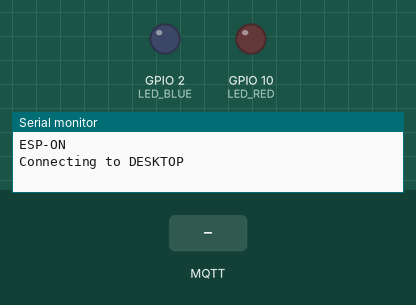
Bench run of a sketch on a simulated ESP8266 (NodeMCU). Shown: output pins drawn as LEDs (lit = HIGH), the last lines printed to the serial monitor. Dashed ring = blinking. Inputs (shaded band) come from the test bench. WiFi joins after 1.5 s; servers stay silent unless stated; no MQTT or app messages arrive unless stated.

Above: at 0.1 s.
At 5.8 s:
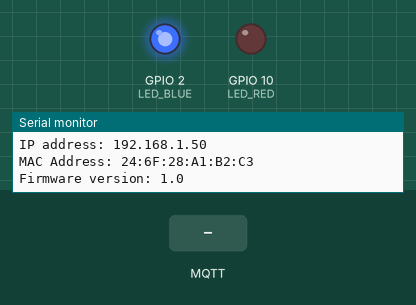
5.9 s: MQTT message "Success" arrives on the first subscribed topic
At 6.05 s:
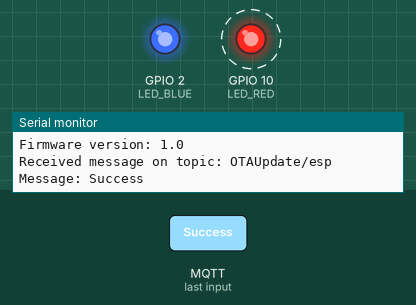
8.9 s: MQTT message "check" arrives on the first subscribed topic
11.9 s: MQTT message "start" arrives on the first subscribed topic
Timing chart, 0 to 20.3 s (numbered marks = the images above; inputs shaded):
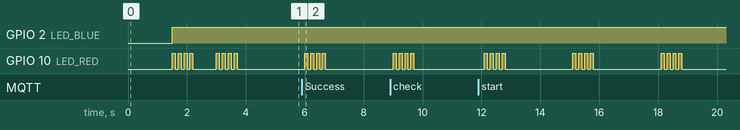

The sketch:

OTAUpdateESP8266.ino
```cpp
#include <ESP8266WiFi.h>
#include <PubSubClient.h>
#include <ESP8266HTTPClient.h>
#include <ESP8266httpUpdate.h>
#include <ArduinoJson.h>

#define FIRMWARE_VERSION "1.0"
#define ssid "DESKTOP"
#define password "TmzXgd4Z"
#define mqtt_server "4.145.89.184"
#define mqtt_port 1883
#define mqtt_topic_sub "OTAUpdate/esp"
#define mqtt_topic_pub "OTAUpdate/klien"
#define espId "ESP-Blip_LED"
#define LED_BLUE 2
#define LED_RED 10
char macAddress[18];
char mqtt_self_topic_sub[35];

unsigned long reconnectMillis = 0;

unsigned long intervalMillis = 0;
unsigned long blinkMillis = 0;
unsigned long calibrate = 0;
bool ledState = HIGH;
int interval = 3000;
int blink = 4;
int blinkInterval = 100;
int blinkCount = 0;

DynamicJsonDocument doc(1024);
String JSONPayload;

WiFiClient espClient;
PubSubClient client(espClient);

void setup_wifi() {
  WiFi.mode(WIFI_STA);
  digitalWrite(LED_BLUE, LOW);
  Serial.print("Connecting to ");
  Serial.println(ssid);
  WiFi.begin(ssid, password);
  while (WiFi.status() != WL_CONNECTED) {
    delay(500);
    Serial.print(".");
  }
  Serial.println("\nWiFi connected");
  digitalWrite(LED_BLUE, HIGH);
  uint8_t mac[6];
  WiFi.macAddress(mac);
  sprintf(macAddress, "%02X:%02X:%02X:%02X:%02X:%02X", mac[0], mac[1], mac[2], mac[3], mac[4], mac[5]);
  sprintf(mqtt_self_topic_sub, "%s/%s", mqtt_topic_sub, macAddress);

  doc["mac"] = macAddress;
}

void publish() {
  JSONPayload = "";
  serializeJson(doc, JSONPayload);
  client.publish(mqtt_topic_pub, JSONPayload.c_str());
}

void update_firmware() {
  Serial.println(F("Update start now!"));
  doc["command"] = "update";
  doc["progress"] = "updating";
  doc["update_time_start"] = nullptr;
  doc["update_time_end"] = nullptr;
  publish();

  t_httpUpdate_return ret = ESPhttpUpdate.update(espClient, "4.145.89.184", 3000, "/firmware/firmware_update.bin");

  switch (ret) {
    case HTTP_UPDATE_FAILED:
      Serial.printf("HTTP_UPDATE_FAILD Error (%d): %s\n", ESPhttpUpdate.getLastError(), ESPhttpUpdate.getLastErrorString().c_str());
      doc["progress"] = "Failed";
      break;

    case HTTP_UPDATE_NO_UPDATES:
      Serial.println("HTTP_UPDATE_NO_UPDATES");
      doc["progress"] = "No update";
      break;

    case HTTP_UPDATE_OK:
      Serial.println("HTTP_UPDATE_OK");
      doc["progress"] = "Success";
      break;
  }
}

void update_started() {
  Serial.println("CALLBACK:  HTTP update process started");
}

void update_finished() {
  Serial.println("CALLBACK:  HTTP update process finished");
}

void update_progress(int cur, int total) {
  Serial.printf("CALLBACK:  HTTP update process at %d of %d bytes...\n", cur, total);
}

void update_error(int err) {
  Serial.printf("CALLBACK:  HTTP update fatal error code %d\n", err);
}

void status() {
  if (doc["progress"] != nullptr) {
    doc["command"] = "update";
    publish();
    Serial.println("updated");

    delay(1000);
    if (doc["progress"] == "Success") {
      ESP.restart();
    }
  }

  Serial.print("IP address: ");
  Serial.println(WiFi.localIP());
  Serial.print("MAC Address: ");
  Serial.println(macAddress);
  Serial.print("Firmware version: ");
  Serial.println(FIRMWARE_VERSION);
}

void handling(char* topic, byte* payload, unsigned int length) {
  Serial.print("Received message on topic: ");
  Serial.println(topic);
  Serial.print("Message: ");
  String message = "";
  for (int i = 0; i < length; i++) {
    message += (char)payload[i];
  }
  Serial.println(message);

  if (String(topic) == mqtt_topic_sub) {
    if (message == "check") {
      doc["command"] = "checked";
      publish();
    }
    else if (message == "start") {
      update_firmware();
    }
    else if (message == "calibrate") {
      intervalMillis = 0;
      blinkMillis = 0;
      blinkCount = 0;
      ledState = HIGH;
      calibrate = millis();
    }
  }
  else if (String(topic) == mqtt_self_topic_sub) {
    if (message == "start") {
      update_firmware();
    }
  }
}

void callback(char* topic, byte* payload, unsigned int length) {
  handling(topic, payload, length);
}

void reconnect_mqtt() {
  Serial.println("Attempting MQTT connection...");
  if (client.connect(macAddress)) {
    Serial.println("connected");
    client.subscribe(mqtt_topic_sub);
    client.subscribe(mqtt_self_topic_sub);
    status();
  } else {
    Serial.print("failed, rc=");
    Serial.print(client.state());
    Serial.println(" try again in 5 seconds");
  }
}

void setup() {
  Serial.begin(115200);
  Serial.println("\nESP-ON");

  doc["espId"] = espId;
  doc["version"] = FIRMWARE_VERSION;
  doc["mac"] = nullptr;
  doc["command"] = nullptr;
  doc["progress"] = nullptr;
  doc["update_time_start"] = nullptr;
  doc["update_time_end"] = nullptr;

  pinMode(LED_BLUE, OUTPUT);
  pinMode(LED_RED, OUTPUT);

  client.setServer(mqtt_server, mqtt_port);
  client.setCallback(callback);

  ESPhttpUpdate.onStart(update_started);
  ESPhttpUpdate.onEnd(update_finished);
  ESPhttpUpdate.onProgress(update_progress);
  ESPhttpUpdate.onError(update_error);
  ESPhttpUpdate.rebootOnUpdate(false);
  ESPhttpUpdate.closeConnectionsOnUpdate(false);
}

void socket(unsigned long currentMillis) {
  if (WiFi.status() != WL_CONNECTED) {
    setup_wifi();
  }

  if (!client.connected() && (currentMillis - reconnectMillis >= 5000)) {
    reconnect_mqtt();
    reconnectMillis = currentMillis;
  }
  client.loop();
}

void loop() {
  unsigned long currentMillis = millis() - calibrate;
  socket(currentMillis);

  if (currentMillis - intervalMillis <= interval) {
    if (blinkCount < blink*2 && currentMillis - blinkMillis >= blinkInterval) {
      digitalWrite(LED_RED, ledState);
      ledState = !ledState;
      blinkCount++;
    blinkMillis = currentMillis;
    }
	}
	else {
		blinkCount = 0;
    intervalMillis = currentMillis;
    digitalWrite(LED_RED, ledState);
	}
}
```

Measured:
- by itself, GPIO 10 (LED_RED): repeats every 3.0 s: 3 × (LOW 0.10 s, HIGH 0.10 s), LOW 2.3 s, HIGH 0.10 s
